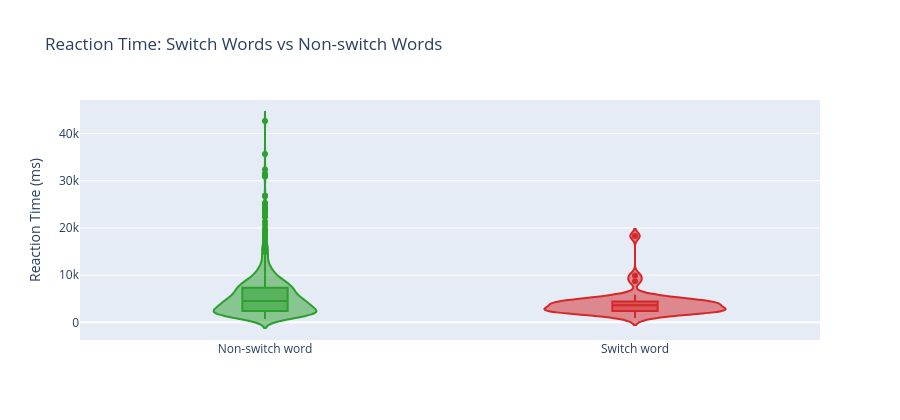

Notebook code for this chart:
### Markdown cell above
---
## 6. Reaction Time at Language Switches

When a subject switches language (English → Hindi or Hindi → English), is there a spike in reaction time compared to same-language consecutive words?  
We compare the RT of "switch" words vs "non-switch" words.

### Code cell
# ── 6. RT at language switch points ─────────────────────────────────────────
switch_rt_records = []
for (subj, dom), grp in df.groupby(["subject_id", "domain"]):
    grp = grp.sort_values("position").reset_index(drop=True)
    for i, row in grp.iterrows():
        if i == 0:
            switch_rt_records.append({**row, "is_switch": False, "switch_dir": "none"})
        else:
            prev_lang = grp.loc[i - 1, "language_type"]
            curr_lang = row["language_type"]
            is_switch = prev_lang != curr_lang
            if is_switch:
                direction = "Eng→Hindi" if prev_lang == "English" else "Hindi→Eng"
            else:
                direction = "none"
            switch_rt_records.append({**row, "is_switch": is_switch, "switch_dir": direction})

switch_rt_df = pd.DataFrame(switch_rt_records)

# Compare RT: switch vs non-switch
rt_compare = switch_rt_df.groupby("is_switch")["rt_ms"].agg(["mean", "median", "count"]).round(1)
rt_compare.index = rt_compare.index.map({True: "Switch word", False: "Non-switch word"})
print("RT comparison — switch vs non-switch words:")
display(rt_compare)

# RT by switch direction
rt_by_dir = (
    switch_rt_df[switch_rt_df["is_switch"]]
    .groupby("switch_dir")["rt_ms"]
    .agg(["mean", "median", "count"])
    .round(1)
)
print("\nRT by switch direction:")
display(rt_by_dir)

# Visualise
fig = px.violin(
    switch_rt_df.assign(
        switch_label=switch_rt_df["is_switch"].map({True: "Switch word", False: "Non-switch word"})
    ),
    x="switch_label",
    y="rt_ms",
    color="switch_label",
    box=True,
    points="outliers",
    color_discrete_map={"Switch word": "#d62728", "Non-switch word": "#2ca02c"},
    title="Reaction Time: Switch Words vs Non-switch Words",
    labels={"rt_ms": "Reaction Time (ms)", "switch_label": ""},
)
fig.update_layout(showlegend=False, height=420)
fig.show()

### Figure 1 — Plotly figure (JSON) as saved in the notebook; plotly's stock layout.template omitted (floating-point values rounded to 4 significant figures; data arrays with more than 128 entries replaced by an {"elided": "..."} marker saying what was removed)
{"data": [{"alignmentgroup": "True", "box": {"visible": true}, "hovertemplate": "=%{x}<br>Reaction Time (ms)=%{y}<extra></extra>", "legendgroup": "Non-switch word", "marker": {"color": "#2ca02c"}, "name": "Non-switch word", "offsetgroup": "Non-switch word", "orientation": "v", "points": "outliers", "scalegroup": "True", "showlegend": true, "type": "violin", "x": {"elided": "997 str values"}, "x0": " ", "xaxis": "x", "y": {"elided": "997 float values"}, "y0": " ", "yaxis": "y"}, {"alignmentgroup": "True", "box": {"visible": true}, "hovertemplate": "=%{x}<br>Reaction Time (ms)=%{y}<extra></extra>", "legendgroup": "Switch word", "marker": {"color": "#d62728"}, "name": "Switch word", "offsetgroup": "Switch word", "orientation": "v", "points": "outliers", "scalegroup": "True", "showlegend": true, "type": "violin", "x": ["Switch word", "Switch word", "Switch word", "Switch word", "Switch word", "Switch word", "Switch word", "Switch word", "Switch word", "Switch word", "Switch word", "Switch word", "Switch word", "Switch word", "Switch word", "Switch word", "Switch word", "Switch word", "Switch word", "Switch word", "Switch word", "Switch word", "Switch word", "Switch word", "Switch word", "Switch word", "Switch word", "Switch word", "Switch word", "Switch word", "Switch word", "Switch word", "Switch word", "Switch word", "Switch word", "Switch word", "Switch word", "Switch word", "Switch word", "Switch word", "Switch word", "Switch word", "Switch word"], "x0": " ", "xaxis": "x", "y": [2239.0, 4350.0, 3597.0, 1226.0, 5180.0, 5461.0, 2849.0, 2584.0, 4720.0, 2521.0, 2069.0, 9922.0, 3328.0, 3712.0, 5064.0, 3285.0, 18290.0, 3968.0, 2816.0, 2621.0, 4102.0, 3023.0, 2184.0, 8698.0, 4370.0, 3775.0, 4344.0, 2216.0, 3808.0, 1820.0, 4318.0, 4456.0, 4617.0, 4516.0, 2606.0, 2663.0, 2395.0, 2210.0, 3875.0, 2224.0, 2100.0, 5831.0, 899.1], "y0": " ", "yaxis": "y"}], "layout": {"height": 420, "legend": {"title": {"text": ""}, "tracegroupgap": 0}, "showlegend": false, "title": {"text": "Reaction Time: Switch Words vs Non-switch Words"}, "violinmode": "overlay", "xaxis": {"anchor": "y", "categoryarray": ["Non-switch word", "Switch word"], "categoryorder": "array", "domain": [0, 1], "title": {"text": ""}}, "yaxis": {"anchor": "x", "domain": [0, 1], "title": {"text": "Reaction Time (ms)"}}}}
